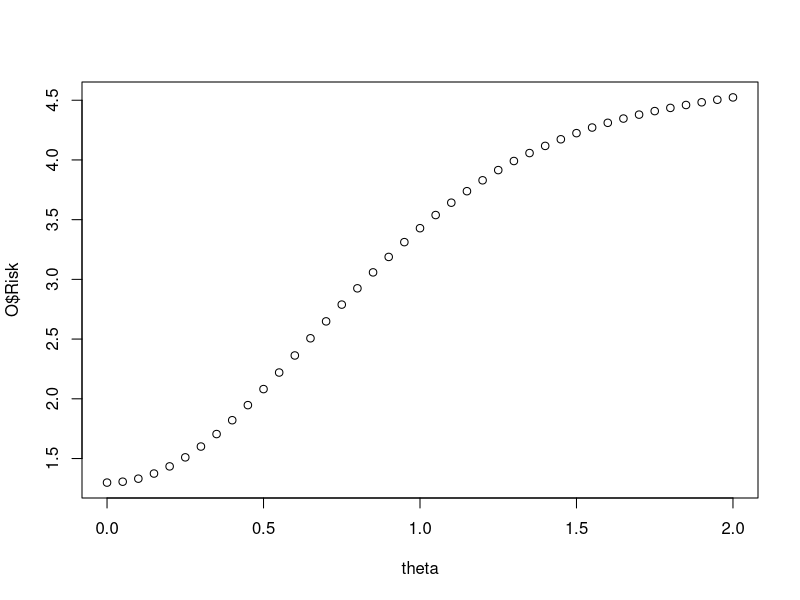

The R source for this figure:
jamesstein.M <- function(THETA, p, c, m){
  # function to compute risk of james-stein estimator
  # THETA - vector of commonvalues th1 = th2 = ... = thp = theta 
  # p - number of means to estimate
  # c - constant in james-stein estimator
  # m - number of simulation iterations
  
  N <- length(THETA)
  loss <- matrix(0, m, N)

  for (j in 1:m){            # loop over m iterations	
      x <- outer(rnorm(p, 0, 1), THETA, "+")
      f <- 1 - c / apply(x ^ 2, 2, sum)
      fm <- t(matrix(f, N, p))
      est <- (fm > 0) * fm * x
      loss[j, ] <- apply((est - outer(rep(1, p), THETA)) ^ 2, 2, sum)
    }
     
  risk <- apply(loss, 2, mean)          # estimate at risk for ith value of theta
  mcse <- apply(loss, 2, sd) / sqrt(m)  # mc estimate at standard error of estimate
  d <- data.frame(Risk=risk, MC.SE=mcse)
  row.names(d) <- THETA
  d
}

theta <- seq(0, 2, .05)
O <- jamesstein.M(theta, 5, 3, 1000)
plot(theta, O$Risk)

